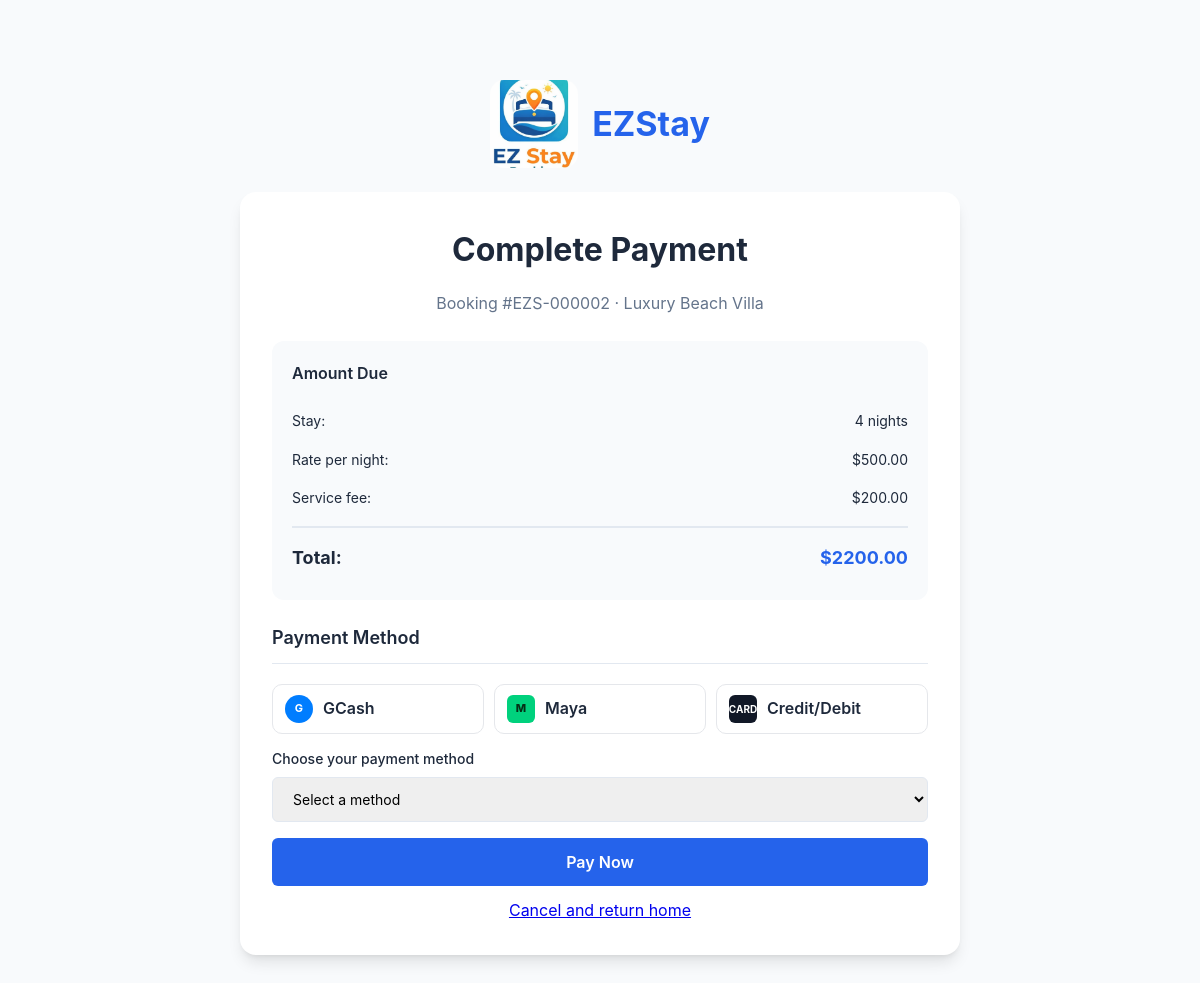
The app's page /book/2/payment/ (signed in) with its own data.
### booking/models.py (models this page shows, shortened)
class Booking(models.Model):
    PROPERTY_CHOICES = [
        ("april-rose", "APRIL ROSE LODGING HOUSE"),
        ("beach-villa", "Luxury Beach Villa"),
        ("sunrise", "SUNRISE LODGING"),
        ("urban-loft", "Urban Studio Loft"),
    ]
    user = models.ForeignKey(User, on_delete=models.CASCADE, related_name="bookings")
    property_slug = models.CharField(max_length=50, choices=PROPERTY_CHOICES)
    checkin = models.DateField()
    checkout = models.DateField()
    guests = models.PositiveSmallIntegerField(default=1)
    first_name = models.CharField(max_length=100)
    last_name = models.CharField(max_length=100)
    email = models.EmailField()
    phone = models.CharField(max_length=30)
    requests = models.TextField(blank=True)
    nights = models.PositiveIntegerField(default=1)
    rate = models.DecimalField(max_digits=8, decimal_places=2, default=0)
    service_fee = models.DecimalField(max_digits=8, decimal_places=2, default=0)
    total = models.DecimalField(max_digits=10, decimal_places=2, default=0)
    is_paid = models.BooleanField(default=False)
    payment_reference = models.CharField(max_length=40, blank=True)
    created_at = models.DateTimeField(auto_now_add=True)
    class Meta:
        ordering = ["-created_at"]

### booking/views.py (the view, shortened to what this page needs)
# urls.py: path("book/<int:booking_id>/payment/", payment_view, name="payment"),
@login_required
def payment_view(request, booking_id):
    booking = get_object_or_404(Booking, id=booking_id, user=request.user)
    payment_methods = ["gcash", "maya", "card"]
    if booking.is_paid:
        messages.info(request, "This booking has already been paid.")
        return redirect("booking_success", booking_id=booking.id)
    return render(request, "booking/payment.html", {"booking": booking})

### templates/booking/payment.html (shortened to what this page needs)
{% load static %}
<!DOCTYPE html>
<html lang="en">
<head>
    <link rel="stylesheet" href="{% static 'css/styles.css' %}">
</head>
<body>
    <section class="booking-section" style="min-height:100vh; display:flex; align-items:center;">
        <div class="container" style="max-width:760px; width:100%;">
            <div class="logo" style="display:flex; align-items:center; gap:14px; justify-content:center; margin-bottom:24px;">
                <span class="logo-icon" style="display:inline-flex; align-items:center; justify-content:center;">
                    <img src="{% static 'images/logo.jpg' %}" alt="EZStay Logo" width="88" height="88" style="object-fit:cover; border-radius:14px;">
                </span>
                <span class="logo-text" style="font-size:34px; line-height:1;">EZStay</span>
            </div>
            <form method="post" class="booking-form">
                <h2 class="section-title" style="margin-bottom:16px;">Complete Payment</h2>
                <p class="section-subtitle" style="margin-bottom:24px;">Booking #EZS-{{ booking.id|stringformat:'06d' }} · {{ booking.get_property_slug_display }}</p>
                <div class="booking-summary" style="margin-bottom:24px;">
                    <h3>Amount Due</h3>
                    <div class="summary-row"><span>Stay:</span><span>{{ booking.nights }} night{{ booking.nights|pluralize }}</span></div>
                    <div class="summary-row"><span>Rate per night:</span><span>${{ booking.rate }}</span></div>
                    <div class="summary-row"><span>Service fee:</span><span>${{ booking.service_fee }}</span></div>
                    <div class="summary-row total"><span>Total:</span><span>${{ booking.total }}</span></div>
                </div>
                <div class="form-section" style="margin-bottom:16px;">
                    <h3>Payment Method</h3>
                    <div style="display:grid; grid-template-columns:repeat(auto-fit,minmax(160px,1fr)); gap:10px; margin-bottom:14px;">
                        <label for="method-gcash" style="display:flex; align-items:center; gap:10px; border:1px solid #e5e7eb; border-radius:10px; padding:10px 12px; background:#fff; cursor:pointer;">
                            <span style="width:28px; height:28px; border-radius:50%; display:inline-flex; align-items:center; justify-content:center; background:#007dff; color:#fff; font-size:11px; font-weight:700;">G</span>
                            <span style="font-weight:600;">GCash</span>
                        </label>
                        <label for="method-maya" style="display:flex; align-items:center; gap:10px; border:1px solid #e5e7eb; border-radius:10px; padding:10px 12px; background:#fff; cursor:pointer;">
                            <span style="width:28px; height:28px; border-radius:6px; display:inline-flex; align-items:center; justify-content:center; background:#00d17d; color:#052e16; font-size:11px; font-weight:800;">M</span>
                            <span style="font-weight:600;">Maya</span>
                        </label>
                        <label for="method-card" style="display:flex; align-items:center; gap:10px; border:1px solid #e5e7eb; border-radius:10px; padding:10px 12px; background:#fff; cursor:pointer;">
                            <span style="width:28px; height:28px; border-radius:6px; display:inline-flex; align-items:center; justify-content:center; background:#111827; color:#fff; font-size:10px; font-weight:700;">CARD</span>
                            <span style="font-weight:600;">Credit/Debit</span>
                        </label>
                    </div>
                    <div class="form-group" style="margin-bottom:14px;">
                        <label for="payment-method">Choose your payment method</label>
                        <select id="payment-method" name="payment_method" required>
                            <option value="">Select a method</option>
                        </select>
                    </div>
                </div>
                <button type="submit" class="btn btn-primary btn-large">Pay Now</button>
                <p style="margin-top:12px; text-align:center;"><a href="{% url 'home' %}">Cancel and return home</a></p>
            </form>
        </div>
    </section>
</body>
</html>

### static/css/styles.css (style rules this page uses)
:root { --primary-color: #2563eb; --primary-hover: #1d4ed8; --secondary-color: #64748b; --accent-color: #f59e0b; --success-color: #10b981; --error-color: #ef4444; --background: #f8fafc; --surface: #ffffff; --text-primary: #1e293b; --text-secondary: #64748b; --border-color: #e2e8f0; --shadow-sm: 0 1px 2px 0 rgb(0 0 0 / 0.05); --shadow-md: 0 4px 6px -1px rgb(0 0 0 / 0.1), 0 2px 4px -2px rgb(0 0 0 / 0.1); --shadow-lg: 0 10px 15px -3px rgb(0 0 0 / 0.1), 0 4px 6px -4px rgb(0 0 0 / 0.1); --radius-sm: 6px; --radius-md: 12px; --radius-lg: 16px; --font-family: 'Inter', -apple-system, BlinkMacSystemFont, 'Segoe UI', sans-serif; }
* { margin: 0; padding: 0; box-sizing: border-box; }
html { scroll-behavior: smooth; }
body { font-family: var(--font-family); background-color: var(--background); color: var(--text-primary); line-height: 1.6; }
.container { max-width: 1200px; margin: 0 auto; padding: 0 20px; }
.logo { display: flex; align-items: center; gap: 10px; }
.logo-icon { font-size: 28px; }
.logo-text { font-size: 24px; font-weight: 700; color: var(--primary-color); }
.btn { padding: 10px 24px; border-radius: var(--radius-sm); font-weight: 600; font-size: 14px; cursor: pointer; transition: all 0.3s; border: none; font-family: var(--font-family); }
.btn-primary { background: var(--primary-color); color: white; }
.btn-large { padding: 14px 32px; font-size: 16px; width: 100%; }
.section-title { font-size: 32px; font-weight: 700; text-align: center; margin-bottom: 8px; }
.section-subtitle { color: var(--text-secondary); text-align: center; margin-bottom: 40px; }
.booking-section { padding: 80px 20px; background: var(--background); }
.booking-form { background: var(--surface); padding: 32px; border-radius: var(--radius-lg); box-shadow: var(--shadow-lg); }
.form-section { margin-bottom: 32px; }
.form-section h3 { font-size: 18px; font-weight: 600; margin-bottom: 20px; padding-bottom: 10px; border-bottom: 1px solid var(--border-color); }
.form-group { display: flex; flex-direction: column; gap: 6px; }
.form-group label { font-size: 14px; font-weight: 500; color: var(--text-primary); }
.form-group input, .form-group select, .form-group textarea { padding: 12px 16px; border: 1px solid var(--border-color); border-radius: var(--radius-sm); font-size: 14px; font-family: var(--font-family); outline: none; transition: border-color 0.3s; }
.booking-summary { background: var(--background); padding: 20px; border-radius: var(--radius-md); margin-bottom: 24px; }
.booking-summary h3 { font-size: 16px; font-weight: 600; margin-bottom: 16px; }
.summary-row { display: flex; justify-content: space-between; padding: 8px 0; font-size: 14px; }
.summary-row.total { border-top: 2px solid var(--border-color); margin-top: 8px; padding-top: 16px; font-weight: 700; font-size: 18px; }
.summary-row.total span:last-child { color: var(--primary-color); }

### records on screen
Booking: id "000002", property_slug "Luxury Beach Villa", nights "4", rate "500.00", service_fee "200.00", total "2200.00"
